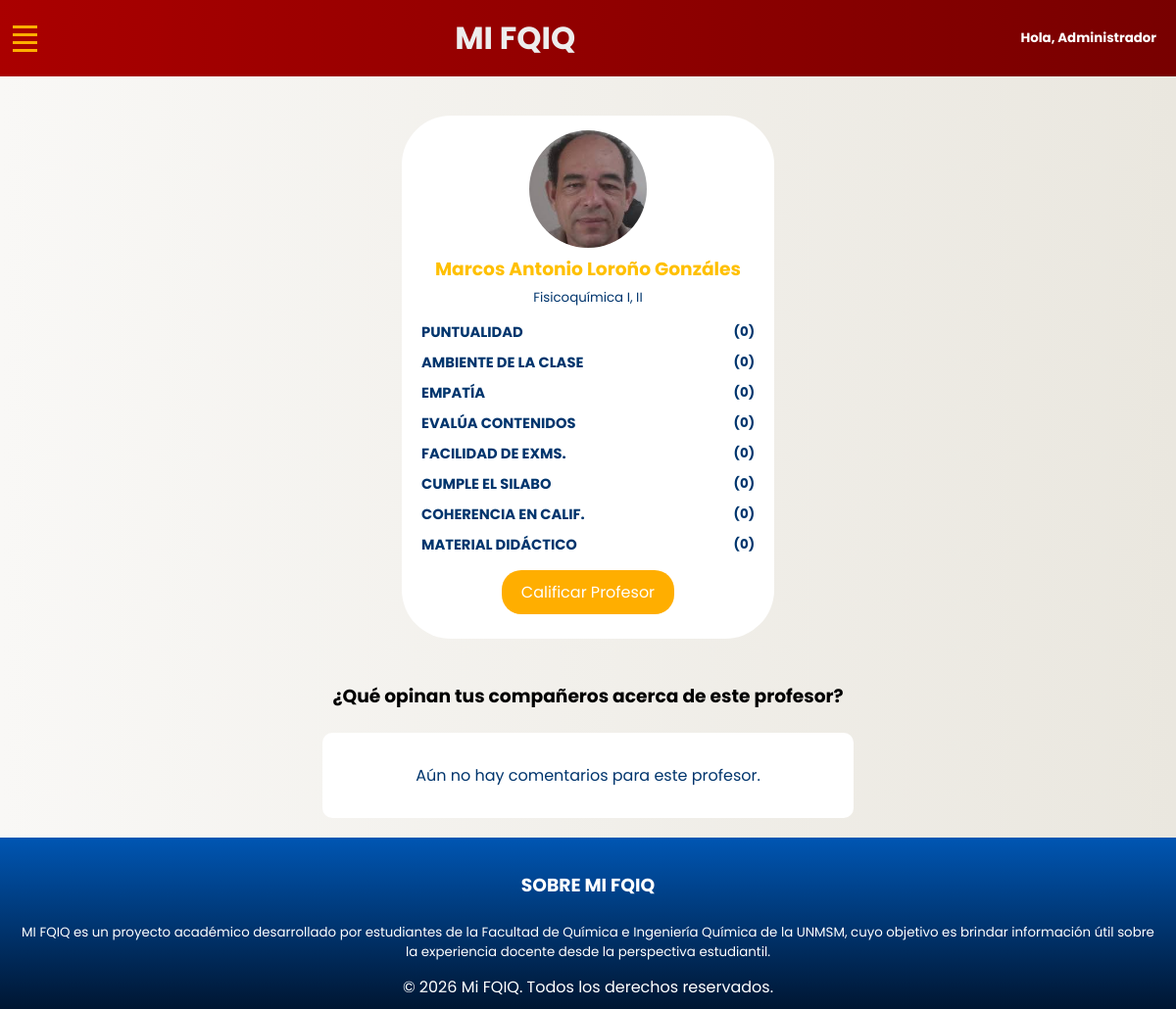
Page /professors/5/ (signed in) on the committed database.
### professors_fqiq/models.py (models this page shows, shortened)
class Professor(models.Model):
    name = models.CharField(max_length=100)
    courses = models.TextField(blank=True)
    photo = models.ImageField(
        upload_to='professors_photos/',
        blank=True,
        null=True,
        default='professors_photos/default.png',
        validators=[validate_image_size, validate_image_format, validate_image_dimensions]
        )
    created = models.DateTimeField(auto_now_add=True)
    class Meta:
        verbose_name = 'Professor'
        verbose_name_plural = 'Professors'
        ordering = ['name']

### professors_fqiq/views.py (the view)
# urls.py: path('professors/<int:professor_id>/', views.profile_professor, name = 'profile_professor'),
@login_required
def profile_professor(request, professor_id):
    professor = get_object_or_404(Professor, id=professor_id)
    grades = Grade.objects.filter(professor=professor).order_by('-created')
    has_comments = grades.filter(comment__isnull=False).exclude(comment__exact='').exists()
    user_already_graded = False
    if request.user.is_authenticated:
        user_already_graded = Grade.objects.filter(professor=professor, user=request.user).exists()
    agg = grades.aggregate(
        avg_puntuality=Avg('puntuality'),
        avg_silabo=Avg('silabo'),
        avg_exam_difficulty=Avg('exam_difficulty'),
        avg_empathy=Avg('empathy'),
        avg_class_environment=Avg('class_environment'),
        avg_class_evaluation=Avg('class_evaluation'),
        avg_grading_consistency=Avg('grading_consistency'),
        avg_teaching_material=Avg('teaching_material'),
    )
    def to_number(v):
        return round(v or 0, 1)
    def to_stars(v):
        n = int(round(v or 0))
        return '⭐' * max(0, min(n, 5))
    stats = {}
    for field in ['puntuality', 'silabo', 'exam_difficulty', 'empathy', 'class_environment',
                  'class_evaluation', 'grading_consistency', 'teaching_material']:
        avg_value = agg.get(f'avg_{field}')
        stats[f'avg_{field}'] = to_number(avg_value)
        stats[f'stars_{field}'] = to_stars(avg_value)
    return render(request, 'profile_professor.html', {
        'professor': professor,
        'grades': grades,
        'stats': stats,
        'has_comments': has_comments,
        'user_already_graded': user_already_graded,  # 👈 añadimos esto
    })

### professors_fqiq/templates/profile_professor.html
{% extends 'base.html' %} {% load static %}
{% block extra_css %}
<link rel="stylesheet" href="{% static 'css/profile_professor.css' %}" />
<link rel="stylesheet" href="{% static 'css/base.css' %}" />
{% endblock %}{% block content %}
<div class="elements">
    <div class="card profile-card">
        <div class="info">
            <img src="{{ professor.photo.url }}" alt="{{ professor.name }}" class="professor-photo">
            <p class="name">{{ professor.name }}</p>
            <p class="cursos">{{ professor.courses }}</p>
        </div>
        <div class="calificacion">
            <ul class="items">
                <li>PUNTUALIDAD</li>
                <li class="star">
                    {{ stats.stars_puntuality }} <span>({{ stats.avg_puntuality }})</span>
                </li>
            </ul>
            <ul class="items">
                <li>AMBIENTE DE LA CLASE</li>
                <li class="star">
                    {{ stats.stars_class_environment }} <span>({{ stats.avg_class_environment }})</span>
                </li>
            </ul>
            <ul class="items">
                <li>EMPATÍA</li>
                <li class="star">
                    {{ stats.stars_empathy }} <span>({{ stats.avg_empathy }})</span>
                </li>
            </ul>
            <ul class="items">
                <li>EVALÚA CONTENIDOS</li>
                <li class="star">
                    {{ stats.stars_class_evaluation }} <span>({{ stats.avg_class_evaluation }})</span>
                </li>
            </ul>
            <ul class="items">
                <li>FACILIDAD DE EXMS.</li>
                <li class="star">
                    {{ stats.stars_exam_difficulty }}<span>({{ stats.avg_exam_difficulty }})</span>
                </li>
            </ul>
            <ul class="items">
                <li>CUMPLE EL SILABO</li>
                <li class="star">
                    {{ stats.stars_silabo }} <span>({{ stats.avg_silabo }})</span>
                </li>
            </ul>
            <ul class="items">
                <li>COHERENCIA EN CALIF.</li>
                <li class="star">
                    {{ stats.stars_grading_consistency }} <span>({{ stats.avg_grading_consistency }})</span>
                </li>
            </ul>
            <ul class="items">
                <li>MATERIAL DIDÁCTICO</li>
                <li class="star">
                    {{ stats.stars_teaching_material }} <span>({{ stats.avg_teaching_material }})</span>
                </li>
            </ul>
        </div>
        {% if user.is_authenticated %}
        <div class="action-buttons">
            {% if user_already_graded %}
            <div class="already-graded-box">
                <p class="already-graded">✅ Ya calificaste a este profesor.</p>
                <div class="btn-editar">
                    <a href="{% url 'editgrade' professor.id %}" class="link-editar">Editar mi calificación</a>
                </div>
            </div>
            {% else %}
            <a href="{% url 'creategrade' %}?professor={{ professor.id }}" class="link-calificar">
                Calificar Profesor
            </a>
            {% endif %}
        </div>
        {% endif %}
    </div>
    <div class="comments-section">
        <h3>¿Qué opinan tus compañeros acerca de este profesor?</h3>
        <div class="comments-container">
            {% if has_comments %}
            {% for grade in grades %}
            {% if grade.comment %}
            <article class="comment">
                <div class="comment-body">
                    <div class="comment-header">
                        <div class="autor">{{ grade.user.first_name }} {{ grade.user.last_name }}</div>
                        <div class="fecha">{{ grade.created|date:"d/m/Y" }}</div>
                    </div>
                    <div class="comment-content">{{ grade.comment }}</div>
                </div>
            </article>
            {% endif %}
            {% endfor %}
            {% else %}
            <p class="no-comments">Aún no hay comentarios para este profesor.</p>
            {% endif %}
        </div>
    </div>
</div>
{% endblock %}

### professors_fqiq/templates/base.html (shortened to what this page needs)
{% load static %}
<!DOCTYPE html>
<html lang="es">
<head>
    <link rel="stylesheet" href="{% static 'css/base.css' %}">
    {% block extra_css %}{% endblock %}
</head>
<body>
    <header class="barra">
        <nav class="nav-menu">
            <button class="menu-toggle" aria-label="Toggle menu">
                <span class="bar"></span>
                <span class="bar"></span>
                <span class="bar"></span>
                <span class="bar"></span>
            </button>
        </nav>
        {% if user.is_authenticated %}
        <h1><a class="mi-fqiq" href="/professors/">MI FQIQ</a></h1>
        <h3 class="saludo">Hola, {{ user.first_name|truncatewords:1 }}</h3>
        {% else %}
        <h1><a class="mi-fqiq" href="/">MI FQIQ</a></h1>
        {% endif%}
    </header>
    <main class="main-content">
        {% block content %}{% endblock %}
    </main>
    <footer class="acercade">
        <h3 class="title-footer">SOBRE <b>MI FQIQ</b></h3>
        <p class="sobre-mifqiq">
            MI FQIQ es un proyecto académico desarrollado por estudiantes de la Facultad de Química e Ingeniería
            Química de la UNMSM, cuyo objetivo es brindar información útil sobre la experiencia docente desde la
            perspectiva
            estudiantil.
        </p>
        <p class="copy">&copy; 2026 Mi FQIQ. Todos los derechos reservados.</p>
    </footer>
</body>
</html>

### static/css/base.css (style rules this page uses)
html, body { height: 100%; }
body { font-family: "Poppins", "sans-sserif"; margin: 0; background: linear-gradient(270deg, #eae7df, #f9f8f6); display: flex; flex-direction: column; }
header { flex-shrink: 0; position: sticky; top: 0; z-index: 1000; }
.main-content { flex: 1; display: flex; flex-direction: column; align-items: center; }
.barra { background: linear-gradient(90deg, #aa0000, #780000); display: flex; flex-direction: row; justify-content: space-between; align-items: center; margin: 0; }
.nav-menu { position: relative; width: 20px; padding: 0; margin: 5px; }
.menu-toggle { display: none; background: none; border: none; cursor: pointer; padding: 0.5rem; }
.menu-toggle .bar { display: block; width: 25px; height: 3px; background-color: #ffae00; margin: 5px 0; transition: all 0.3s ease; }
@media (max-width: 1200px) { .menu-toggle { display: block; } }
h1 { margin: auto; padding: 15px 0; }
.mi-fqiq { text-decoration: none; color: rgb(237, 237, 237); }
.saludo { color: white; font-size: 10pt; padding: 0 20px; }
.acercade { flex-shrink: 0; background: linear-gradient(180deg, #0056b3, rgb(0, 22, 50)); color: white; padding: 10px 20px; text-align: center; }
.title-footer { font-size: 14pt; color: white; }
.sobre-mifqiq { font-size: 10pt; z-index: 2; }
.copy { margin: 0; }

### static/css/profile_professor.css (style rules this page uses)
.elements { display: flex; flex-wrap: wrap; gap: 20px; justify-content: space-around; padding: 20px 15px; margin-top: 20px; }
.card { width: 100%; max-width: 350px; padding: 15px; background-color: white; border-radius: 50px; color: #00356d; }
.professor-photo { border-radius: 50%; width: 120px; }
.info { text-align: center; }
.name { font-size: 14pt; font-weight: bold + 6; font-weight: bold; color: #ffc000; margin: 0; }
.cursos { font-size: 10pt; margin: 5px 0; }
.calificacion { margin: 10px auto; }
.items { font-weight: bold; list-style: none; padding: 5px; margin: 0px; display: flex; gap: 10px; justify-content: space-between; font-size: 11pt; }
.star { font-size: 10pt; }
.action-buttons { display: flex; justify-content: center; margin: 10px; }
.link-calificar { color: white; text-align: center; text-decoration: none; background-color: #ffae00; box-sizing: border-box; padding: 10px 20px; border: none; border-radius: 20px; }
h3 { font-size: 14pt; color: black; border: 10px black; text-align: center; padding: 5px 10px; }
.comments-container { background-color: white; box-sizing: border-box; max-width: 650px; border-radius: 10px; box-sizing: border-box; padding: 15px; color: #00356d; }
.no-comments { color: #00356d; text-align: center; }
.link-calificar, .link-editar { text-decoration: none; }

### rows in the picture
Professor: photo (picture), name "Marcos Antonio Loroño Gonzáles", courses "Fisicoquímica I, II"

### other values in the picture
{{ user.first_name|truncatewords:1 }} "Administrador"
{{ stats.avg_puntuality }} "0"
{{ stats.avg_class_environment }} "0"
{{ stats.avg_empathy }} "0"
{{ stats.avg_class_evaluation }} "0"
{{ stats.avg_exam_difficulty }} "0"
{{ stats.avg_silabo }} "0"
{{ stats.avg_grading_consistency }} "0"
{{ stats.avg_teaching_material }} "0"
